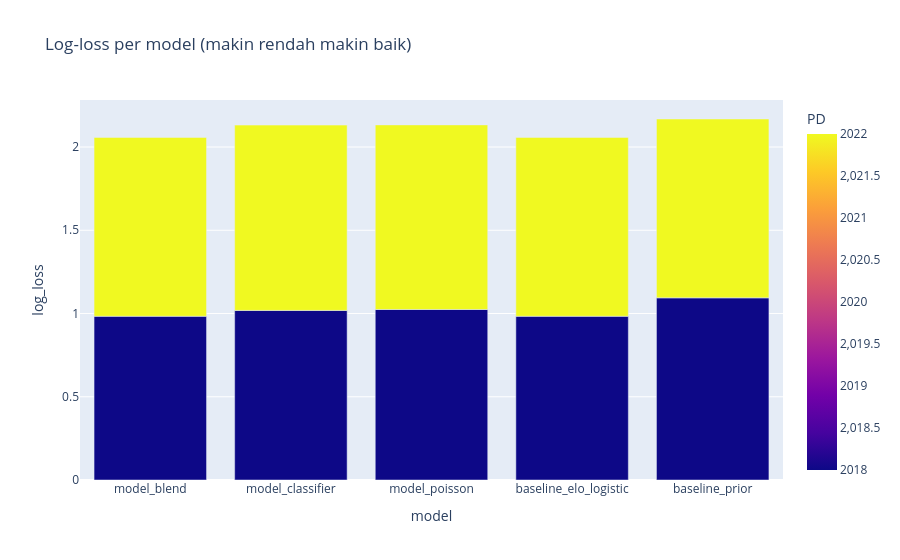

Notebook code for this chart:
### Code cell
plot_df = bt_df.reset_index()
fig = px.bar(plot_df, x='model', y='log_loss', color='PD', barmode='group',
             title='Log-loss per model (makin rendah makin baik)')
fig.show()
for year in (2018, 2022):
    blend = bt[year]['model_blend']
    base = bt[year]['baseline_elo_logistic']
    assert blend['log_loss'] <= base['log_loss'] + 0.02, f'Model kalah jauh dari baseline di {year}!'
    print(f"PD {year}: log-loss blend {blend['log_loss']:.4f} vs baseline Elo {base['log_loss']:.4f} | akurasi {blend['accuracy']:.1%} | MAE gol {bt[year]['goals_mae']['home']:.2f}/{bt[year]['goals_mae']['away']:.2f}")

### Figure 1 — Plotly figure (JSON) as saved in the notebook; plotly's stock layout.template omitted (floating-point values rounded to 4 significant figures)
{"data": [{"alignmentgroup": "True", "hovertemplate": "model=%{x}<br>log_loss=%{y}<br>PD=%{marker.color}<extra></extra>", "legendgroup": "", "marker": {"color": [2018, 2018, 2018, 2018, 2018, 2022, 2022, 2022, 2022, 2022], "coloraxis": "coloraxis", "pattern": {"shape": ""}}, "name": "", "offsetgroup": "", "orientation": "v", "showlegend": false, "textposition": "auto", "type": "bar", "x": ["model_blend", "model_classifier", "model_poisson", "baseline_elo_logistic", "baseline_prior", "model_blend", "model_classifier", "model_poisson", "baseline_elo_logistic", "baseline_prior"], "xaxis": "x", "y": [0.9834, 1.019, 1.024, 0.9834, 1.094, 1.075, 1.113, 1.109, 1.075, 1.074], "yaxis": "y"}], "layout": {"barmode": "group", "coloraxis": {"colorbar": {"title": {"text": "PD"}}, "colorscale": [[0, "#0d0887"], [0.1111, "#46039f"], [0.2222, "#7201a8"], [0.3333, "#9c179e"], [0.4444, "#bd3786"], [0.5556, "#d8576b"], [0.6667, "#ed7953"], [0.7778, "#fb9f3a"], [0.8889, "#fdca26"], [1, "#f0f921"]]}, "legend": {"tracegroupgap": 0}, "title": {"text": "Log-loss per model (makin rendah makin baik)"}, "xaxis": {"anchor": "y", "domain": [0, 1], "title": {"text": "model"}}, "yaxis": {"anchor": "x", "domain": [0, 1], "title": {"text": "log_loss"}}}}
